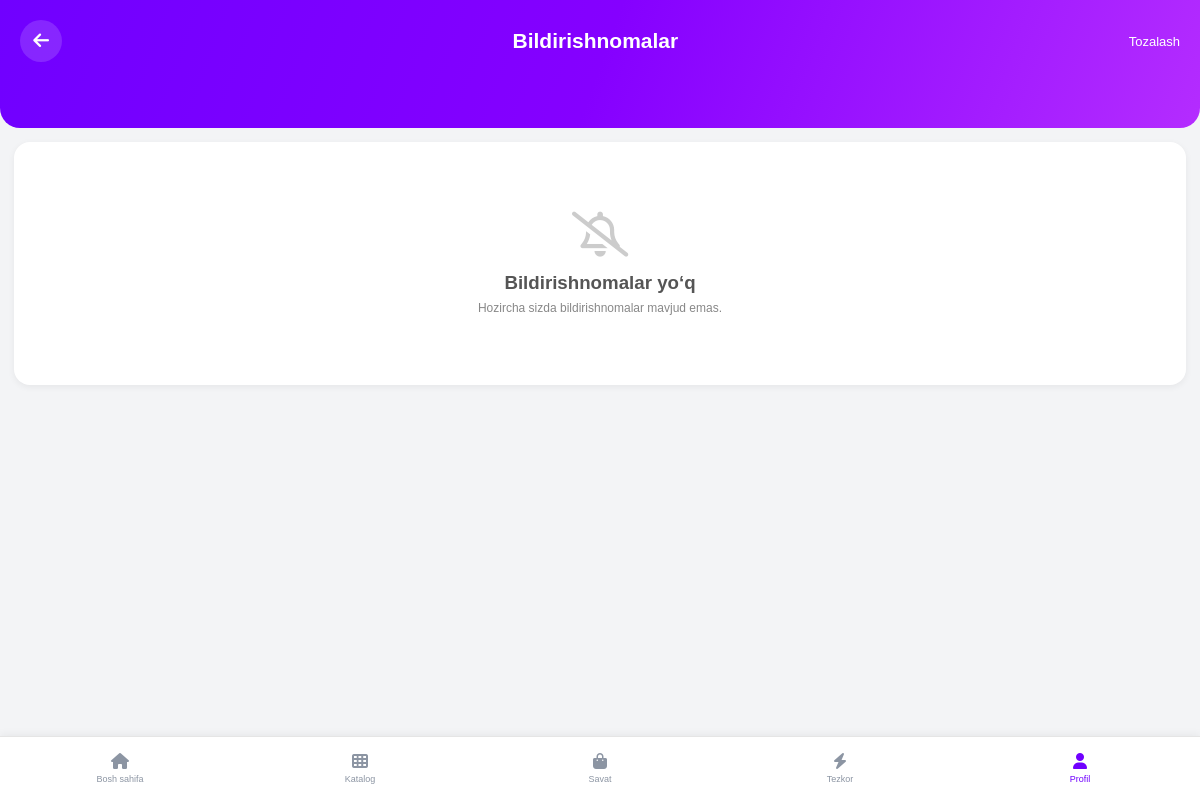
Before: /notifications/ (signed in) with the older database file.
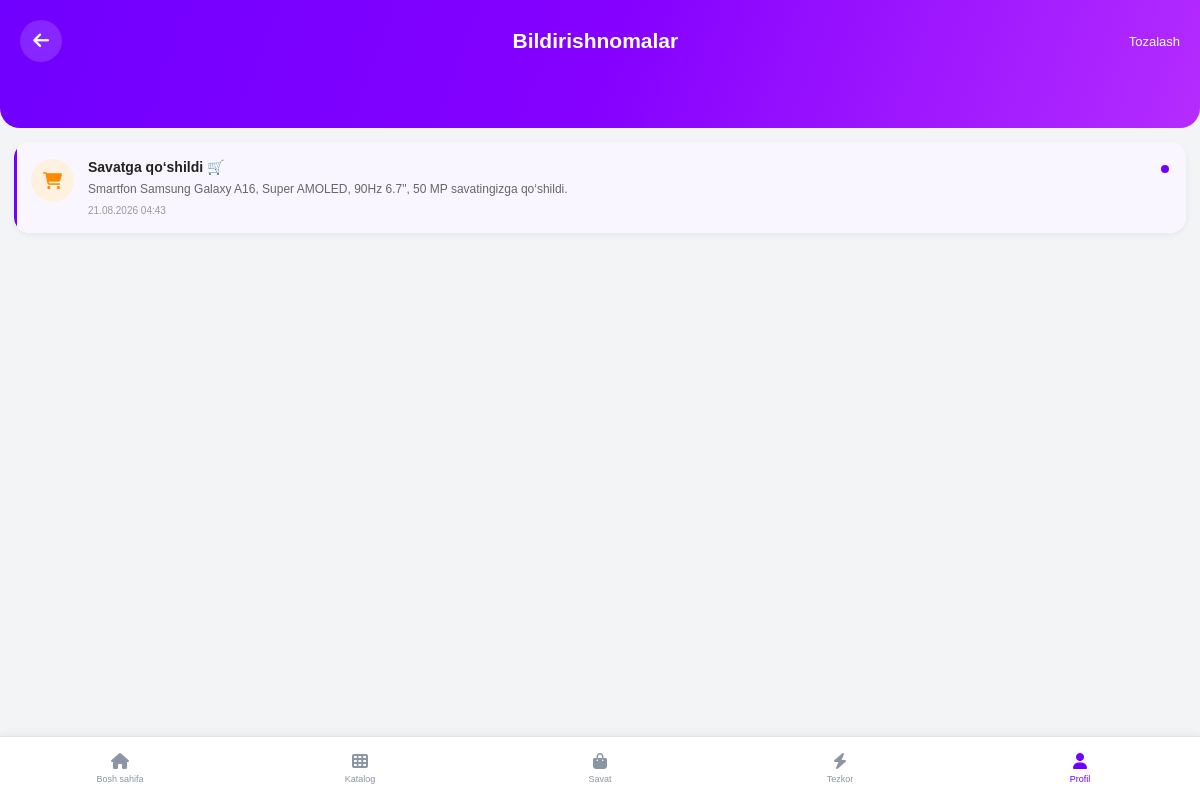
After: the same page with the newer database file.
### Xaridapp/models.py (models this page shows, shortened)
class Notification(models.Model):
    user = models.ForeignKey(
        settings.AUTH_USER_MODEL,
        on_delete=models.CASCADE,
        related_name="notifications"
    )
    title = models.CharField(
        max_length=200
    )
    message = models.TextField()
    notification_type = models.CharField(
        max_length=30,
        default="info"
    )
    is_read = models.BooleanField(
        default=False
    )
    created_at = models.DateTimeField(
        auto_now_add=True
    )
    class Meta:
        ordering = ["-created_at"]

### Xaridapp/views.py (the view)
# urls.py: path("notifications/", views.notifications, name="notifications"),
@login_required
def notifications(request):
    notifications_list = Notification.objects.filter(
        user=request.user
    ).order_by(
        "-created_at"
    )
    return render(
        request,
        "Xaridapp/notifications.html",
        {
            "notifications": notifications_list
        }
    )

### Xaridapp/templates/Xaridapp/notifications.html (shortened to what this page needs)
{% load static %}
<!DOCTYPE html>
<html lang="uz">
<head>
    <link rel="stylesheet"
          href="https://cdnjs.cloudflare.com/ajax/libs/font-awesome/6.5.0/css/all.min.css">
</head>
<body>
<div class="header">
    <div class="header-top">
        <a href="{% url 'profile' %}"
           class="back-btn">
            <i class="fa-solid fa-arrow-left"></i>
        </a>
        <div class="header-title">
            Bildirishnomalar
        </div>
        <button class="clear-btn"
                onclick="clearNotifications()">
            Tozalash
        </button>
    </div>
</div>
<div class="content">
    <div class="notification-box"
         id="notificationBox">
        {% for notification in notifications %}
            <div class="notification
                {% if not notification.is_read %}
                    unread
                {% endif %}
            ">
                <div class="notification-icon
                    {% if notification.notification_type == 'cart' %}
                        cart
                    {% elif notification.notification_type == 'payment' %}
                        payment
                    {% elif notification.notification_type == 'product' %}
                        product
                    {% endif %}
                ">
                    {% if notification.notification_type == "cart" %}
                        <i class="fa-solid fa-cart-shopping"></i>
                    {% elif notification.notification_type == "payment" %}
                        <i class="fa-solid fa-credit-card"></i>
                    {% elif notification.notification_type == "product" %}
                        <i class="fa-solid fa-box"></i>
                    {% else %}
                        <i class="fa-solid fa-bell"></i>
                    {% endif %}
                </div>
                <div class="notification-content">
                    <div class="notification-title">
                        {{ notification.title }}
                    </div>
                    <div class="notification-text">
                        {{ notification.message }}
                    </div>
                    <div class="notification-time">
                        {{ notification.created_at|date:"d.m.Y H:i" }}
                    </div>
                </div>
                {% if not notification.is_read %}
                    <div class="unread-dot"></div>
                {% endif %}
            </div>
        {% empty %}
            <div class="empty">
                <i class="fa-regular fa-bell-slash"></i>
                <h3>
                    Bildirishnomalar yo‘q
                </h3>
                <p>
                    Hozircha sizda bildirishnomalar mavjud emas.
                </p>
            </div>
        {% endfor %}
    </div>
</div>
<nav class="bottom-nav">
    <a href="{% url 'index' %}"
       class="bottom-item">
        <i class="fa-solid fa-house"></i>
        <span>Bosh sahifa</span>
    </a>
    <a href="{% url 'index' %}"
       class="bottom-item">
        <i class="fa-solid fa-table-cells"></i>
        <span>Katalog</span>
    </a>
    <a href="{% url 'cart_view' %}"
       class="bottom-item">
        <i class="fa-solid fa-bag-shopping"></i>
        <span>Savat</span>
    </a>
    <a href="{% url 'index' %}"
       class="bottom-item">
        <i class="fa-solid fa-bolt"></i>
        <span>Tezkor</span>
    </a>
    <a href="{% url 'profile' %}"
       class="bottom-item active">
        <i class="fa-solid fa-user"></i>
        <span>Profil</span>
    </a>
</nav>
</body>
</html>

Changed rows visible on the page:
added Notification: notification_type "cart" (drawn), title "Savatga qo‘shildi 🛒", message "Smartfon Samsung Galaxy A16, Super AMOLED, 90Hz 6.7\", 50 MP savatingizga qo‘shildi.", created_at "21.08.2026 04:43", is_read False (drawn)
Other visible differences:
text no longer shown: "Bildirishnomalar yo‘q Hozircha sizda bildirishnomalar mavjud emas."
